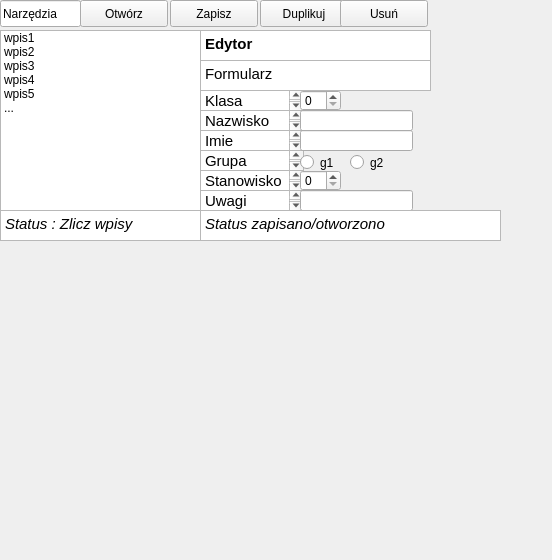
<?xml version="1.0" encoding="UTF-8"?>
<ui version="4.0">
 <class>EdytorListy</class>
 <widget class="QWidget" name="EdytorListy">
  <property name="geometry">
   <rect>
    <x>0</x>
    <y>0</y>
    <width>552</width>
    <height>560</height>
   </rect>
  </property>
  <property name="windowTitle">
   <string>Form</string>
  </property>
  <widget class="QLineEdit" name="lineEdit">
   <property name="geometry">
    <rect>
     <x>0</x>
     <y>0</y>
     <width>81</width>
     <height>27</height>
    </rect>
   </property>
   <property name="text">
    <string>Narzędzia</string>
   </property>
  </widget>
  <widget class="QPushButton" name="pushButton">
   <property name="geometry">
    <rect>
     <x>80</x>
     <y>0</y>
     <width>88</width>
     <height>27</height>
    </rect>
   </property>
   <property name="text">
    <string>Otwórz</string>
   </property>
  </widget>
  <widget class="QPushButton" name="pushButton_2">
   <property name="geometry">
    <rect>
     <x>170</x>
     <y>0</y>
     <width>88</width>
     <height>27</height>
    </rect>
   </property>
   <property name="text">
    <string>Zapisz</string>
   </property>
  </widget>
  <widget class="QPushButton" name="pushButton_3">
   <property name="geometry">
    <rect>
     <x>260</x>
     <y>0</y>
     <width>88</width>
     <height>27</height>
    </rect>
   </property>
   <property name="text">
    <string>Duplikuj</string>
   </property>
  </widget>
  <widget class="QPushButton" name="pushButton_4">
   <property name="geometry">
    <rect>
     <x>340</x>
     <y>0</y>
     <width>88</width>
     <height>27</height>
    </rect>
   </property>
   <property name="text">
    <string>Usuń</string>
   </property>
  </widget>
  <widget class="QListWidget" name="listWidget">
   <property name="geometry">
    <rect>
     <x>0</x>
     <y>30</y>
     <width>201</width>
     <height>181</height>
    </rect>
   </property>
   <item>
    <property name="text">
     <string>wpis1</string>
    </property>
   </item>
   <item>
    <property name="text">
     <string>wpis2</string>
    </property>
   </item>
   <item>
    <property name="text">
     <string>wpis3</string>
    </property>
   </item>
   <item>
    <property name="text">
     <string>wpis4</string>
    </property>
   </item>
   <item>
    <property name="text">
     <string>wpis5</string>
    </property>
   </item>
   <item>
    <property name="text">
     <string>...</string>
    </property>
   </item>
  </widget>
  <widget class="QTextEdit" name="textEdit">
   <property name="geometry">
    <rect>
     <x>200</x>
     <y>30</y>
     <width>231</width>
     <height>31</height>
    </rect>
   </property>
   <property name="html">
    <string>&lt;!DOCTYPE HTML PUBLIC &quot;-//W3C//DTD HTML 4.0//EN&quot; &quot;http://www.w3.org/TR/REC-html40/strict.dtd&quot;&gt;
&lt;html&gt;&lt;head&gt;&lt;meta name=&quot;qrichtext&quot; content=&quot;1&quot; /&gt;&lt;style type=&quot;text/css&quot;&gt;
p, li { white-space: pre-wrap; }
&lt;/style&gt;&lt;/head&gt;&lt;body style=&quot; font-family:'Ubuntu Sans'; font-size:11pt; font-weight:400; font-style:normal;&quot;&gt;
&lt;p style=&quot; margin-top:0px; margin-bottom:0px; margin-left:0px; margin-right:0px; -qt-block-indent:0; text-indent:0px;&quot;&gt;&lt;span style=&quot; font-weight:600;&quot;&gt;Edytor&lt;/span&gt;&lt;/p&gt;&lt;/body&gt;&lt;/html&gt;</string>
   </property>
  </widget>
  <widget class="QTextEdit" name="textEdit_2">
   <property name="geometry">
    <rect>
     <x>200</x>
     <y>60</y>
     <width>231</width>
     <height>31</height>
    </rect>
   </property>
   <property name="html">
    <string>&lt;!DOCTYPE HTML PUBLIC &quot;-//W3C//DTD HTML 4.0//EN&quot; &quot;http://www.w3.org/TR/REC-html40/strict.dtd&quot;&gt;
&lt;html&gt;&lt;head&gt;&lt;meta name=&quot;qrichtext&quot; content=&quot;1&quot; /&gt;&lt;style type=&quot;text/css&quot;&gt;
p, li { white-space: pre-wrap; }
&lt;/style&gt;&lt;/head&gt;&lt;body style=&quot; font-family:'Ubuntu Sans'; font-size:11pt; font-weight:400; font-style:normal;&quot;&gt;
&lt;p style=&quot; margin-top:0px; margin-bottom:0px; margin-left:0px; margin-right:0px; -qt-block-indent:0; text-indent:0px;&quot;&gt;Formularz&lt;/p&gt;&lt;/body&gt;&lt;/html&gt;</string>
   </property>
  </widget>
  <widget class="QTextEdit" name="textEdit_3">
   <property name="geometry">
    <rect>
     <x>200</x>
     <y>90</y>
     <width>104</width>
     <height>21</height>
    </rect>
   </property>
   <property name="html">
    <string>&lt;!DOCTYPE HTML PUBLIC &quot;-//W3C//DTD HTML 4.0//EN&quot; &quot;http://www.w3.org/TR/REC-html40/strict.dtd&quot;&gt;
&lt;html&gt;&lt;head&gt;&lt;meta name=&quot;qrichtext&quot; content=&quot;1&quot; /&gt;&lt;style type=&quot;text/css&quot;&gt;
p, li { white-space: pre-wrap; }
&lt;/style&gt;&lt;/head&gt;&lt;body style=&quot; font-family:'Ubuntu Sans'; font-size:11pt; font-weight:400; font-style:normal;&quot;&gt;
&lt;p style=&quot; margin-top:0px; margin-bottom:0px; margin-left:0px; margin-right:0px; -qt-block-indent:0; text-indent:0px;&quot;&gt;Klasa&lt;/p&gt;&lt;/body&gt;&lt;/html&gt;</string>
   </property>
  </widget>
  <widget class="QTextEdit" name="textEdit_4">
   <property name="geometry">
    <rect>
     <x>200</x>
     <y>110</y>
     <width>104</width>
     <height>21</height>
    </rect>
   </property>
   <property name="html">
    <string>&lt;!DOCTYPE HTML PUBLIC &quot;-//W3C//DTD HTML 4.0//EN&quot; &quot;http://www.w3.org/TR/REC-html40/strict.dtd&quot;&gt;
&lt;html&gt;&lt;head&gt;&lt;meta name=&quot;qrichtext&quot; content=&quot;1&quot; /&gt;&lt;style type=&quot;text/css&quot;&gt;
p, li { white-space: pre-wrap; }
&lt;/style&gt;&lt;/head&gt;&lt;body style=&quot; font-family:'Ubuntu Sans'; font-size:11pt; font-weight:400; font-style:normal;&quot;&gt;
&lt;p style=&quot; margin-top:0px; margin-bottom:0px; margin-left:0px; margin-right:0px; -qt-block-indent:0; text-indent:0px;&quot;&gt;Nazwisko&lt;/p&gt;
&lt;p style=&quot;-qt-paragraph-type:empty; margin-top:0px; margin-bottom:0px; margin-left:0px; margin-right:0px; -qt-block-indent:0; text-indent:0px;&quot;&gt;&lt;br /&gt;&lt;/p&gt;&lt;/body&gt;&lt;/html&gt;</string>
   </property>
  </widget>
  <widget class="QTextEdit" name="textEdit_5">
   <property name="geometry">
    <rect>
     <x>200</x>
     <y>150</y>
     <width>104</width>
     <height>21</height>
    </rect>
   </property>
   <property name="html">
    <string>&lt;!DOCTYPE HTML PUBLIC &quot;-//W3C//DTD HTML 4.0//EN&quot; &quot;http://www.w3.org/TR/REC-html40/strict.dtd&quot;&gt;
&lt;html&gt;&lt;head&gt;&lt;meta name=&quot;qrichtext&quot; content=&quot;1&quot; /&gt;&lt;style type=&quot;text/css&quot;&gt;
p, li { white-space: pre-wrap; }
&lt;/style&gt;&lt;/head&gt;&lt;body style=&quot; font-family:'Ubuntu Sans'; font-size:11pt; font-weight:400; font-style:normal;&quot;&gt;
&lt;p style=&quot; margin-top:0px; margin-bottom:0px; margin-left:0px; margin-right:0px; -qt-block-indent:0; text-indent:0px;&quot;&gt;Grupa&lt;/p&gt;&lt;/body&gt;&lt;/html&gt;</string>
   </property>
  </widget>
  <widget class="QTextEdit" name="textEdit_6">
   <property name="geometry">
    <rect>
     <x>200</x>
     <y>130</y>
     <width>104</width>
     <height>21</height>
    </rect>
   </property>
   <property name="html">
    <string>&lt;!DOCTYPE HTML PUBLIC &quot;-//W3C//DTD HTML 4.0//EN&quot; &quot;http://www.w3.org/TR/REC-html40/strict.dtd&quot;&gt;
&lt;html&gt;&lt;head&gt;&lt;meta name=&quot;qrichtext&quot; content=&quot;1&quot; /&gt;&lt;style type=&quot;text/css&quot;&gt;
p, li { white-space: pre-wrap; }
&lt;/style&gt;&lt;/head&gt;&lt;body style=&quot; font-family:'Ubuntu Sans'; font-size:11pt; font-weight:400; font-style:normal;&quot;&gt;
&lt;p style=&quot; margin-top:0px; margin-bottom:0px; margin-left:0px; margin-right:0px; -qt-block-indent:0; text-indent:0px;&quot;&gt;Imie&lt;/p&gt;&lt;/body&gt;&lt;/html&gt;</string>
   </property>
  </widget>
  <widget class="QTextEdit" name="textEdit_7">
   <property name="geometry">
    <rect>
     <x>200</x>
     <y>170</y>
     <width>104</width>
     <height>21</height>
    </rect>
   </property>
   <property name="html">
    <string>&lt;!DOCTYPE HTML PUBLIC &quot;-//W3C//DTD HTML 4.0//EN&quot; &quot;http://www.w3.org/TR/REC-html40/strict.dtd&quot;&gt;
&lt;html&gt;&lt;head&gt;&lt;meta name=&quot;qrichtext&quot; content=&quot;1&quot; /&gt;&lt;style type=&quot;text/css&quot;&gt;
p, li { white-space: pre-wrap; }
&lt;/style&gt;&lt;/head&gt;&lt;body style=&quot; font-family:'Ubuntu Sans'; font-size:11pt; font-weight:400; font-style:normal;&quot;&gt;
&lt;p style=&quot; margin-top:0px; margin-bottom:0px; margin-left:0px; margin-right:0px; -qt-block-indent:0; text-indent:0px;&quot;&gt;Stanowisko&lt;/p&gt;&lt;/body&gt;&lt;/html&gt;</string>
   </property>
  </widget>
  <widget class="QTextEdit" name="textEdit_8">
   <property name="geometry">
    <rect>
     <x>200</x>
     <y>190</y>
     <width>104</width>
     <height>21</height>
    </rect>
   </property>
   <property name="html">
    <string>&lt;!DOCTYPE HTML PUBLIC &quot;-//W3C//DTD HTML 4.0//EN&quot; &quot;http://www.w3.org/TR/REC-html40/strict.dtd&quot;&gt;
&lt;html&gt;&lt;head&gt;&lt;meta name=&quot;qrichtext&quot; content=&quot;1&quot; /&gt;&lt;style type=&quot;text/css&quot;&gt;
p, li { white-space: pre-wrap; }
&lt;/style&gt;&lt;/head&gt;&lt;body style=&quot; font-family:'Ubuntu Sans'; font-size:11pt; font-weight:400; font-style:normal;&quot;&gt;
&lt;p style=&quot; margin-top:0px; margin-bottom:0px; margin-left:0px; margin-right:0px; -qt-block-indent:0; text-indent:0px;&quot;&gt;Uwagi&lt;/p&gt;&lt;/body&gt;&lt;/html&gt;</string>
   </property>
  </widget>
  <widget class="QSpinBox" name="spinBox">
   <property name="geometry">
    <rect>
     <x>300</x>
     <y>90</y>
     <width>41</width>
     <height>21</height>
    </rect>
   </property>
  </widget>
  <widget class="QLineEdit" name="lineEdit_2">
   <property name="geometry">
    <rect>
     <x>300</x>
     <y>110</y>
     <width>113</width>
     <height>21</height>
    </rect>
   </property>
  </widget>
  <widget class="QLineEdit" name="lineEdit_3">
   <property name="geometry">
    <rect>
     <x>300</x>
     <y>130</y>
     <width>113</width>
     <height>21</height>
    </rect>
   </property>
  </widget>
  <widget class="QRadioButton" name="radioButton">
   <property name="geometry">
    <rect>
     <x>300</x>
     <y>150</y>
     <width>111</width>
     <height>25</height>
    </rect>
   </property>
   <property name="text">
    <string>g1</string>
   </property>
  </widget>
  <widget class="QRadioButton" name="radioButton_2">
   <property name="geometry">
    <rect>
     <x>350</x>
     <y>150</y>
     <width>111</width>
     <height>25</height>
    </rect>
   </property>
   <property name="text">
    <string>g2</string>
   </property>
  </widget>
  <widget class="QSpinBox" name="spinBox_2">
   <property name="geometry">
    <rect>
     <x>300</x>
     <y>170</y>
     <width>41</width>
     <height>21</height>
    </rect>
   </property>
  </widget>
  <widget class="QLineEdit" name="lineEdit_4">
   <property name="geometry">
    <rect>
     <x>300</x>
     <y>190</y>
     <width>113</width>
     <height>21</height>
    </rect>
   </property>
  </widget>
  <widget class="QTextEdit" name="textEdit_9">
   <property name="geometry">
    <rect>
     <x>0</x>
     <y>210</y>
     <width>201</width>
     <height>31</height>
    </rect>
   </property>
   <property name="html">
    <string>&lt;!DOCTYPE HTML PUBLIC &quot;-//W3C//DTD HTML 4.0//EN&quot; &quot;http://www.w3.org/TR/REC-html40/strict.dtd&quot;&gt;
&lt;html&gt;&lt;head&gt;&lt;meta name=&quot;qrichtext&quot; content=&quot;1&quot; /&gt;&lt;style type=&quot;text/css&quot;&gt;
p, li { white-space: pre-wrap; }
&lt;/style&gt;&lt;/head&gt;&lt;body style=&quot; font-family:'Ubuntu Sans'; font-size:11pt; font-weight:400; font-style:normal;&quot;&gt;
&lt;p style=&quot; margin-top:0px; margin-bottom:0px; margin-left:0px; margin-right:0px; -qt-block-indent:0; text-indent:0px;&quot;&gt;&lt;span style=&quot; font-style:italic;&quot;&gt;Status : Zlicz wpisy&lt;/span&gt;&lt;/p&gt;&lt;/body&gt;&lt;/html&gt;</string>
   </property>
  </widget>
  <widget class="QTextEdit" name="textEdit_10">
   <property name="geometry">
    <rect>
     <x>200</x>
     <y>210</y>
     <width>301</width>
     <height>31</height>
    </rect>
   </property>
   <property name="html">
    <string>&lt;!DOCTYPE HTML PUBLIC &quot;-//W3C//DTD HTML 4.0//EN&quot; &quot;http://www.w3.org/TR/REC-html40/strict.dtd&quot;&gt;
&lt;html&gt;&lt;head&gt;&lt;meta name=&quot;qrichtext&quot; content=&quot;1&quot; /&gt;&lt;style type=&quot;text/css&quot;&gt;
p, li { white-space: pre-wrap; }
&lt;/style&gt;&lt;/head&gt;&lt;body style=&quot; font-family:'Ubuntu Sans'; font-size:11pt; font-weight:400; font-style:normal;&quot;&gt;
&lt;p style=&quot; margin-top:0px; margin-bottom:0px; margin-left:0px; margin-right:0px; -qt-block-indent:0; text-indent:0px;&quot;&gt;&lt;span style=&quot; font-style:italic;&quot;&gt;Status zapisano/otworzono&lt;/span&gt;&lt;/p&gt;&lt;/body&gt;&lt;/html&gt;</string>
   </property>
  </widget>
  <widget class="QWidget" name="verticalLayoutWidget">
   <property name="geometry">
    <rect>
     <x>0</x>
     <y>0</y>
     <width>501</width>
     <height>31</height>
    </rect>
   </property>
   <layout class="QVBoxLayout" name="verticalLayout"/>
  </widget>
  <widget class="QWidget" name="horizontalLayoutWidget">
   <property name="geometry">
    <rect>
     <x>0</x>
     <y>30</y>
     <width>501</width>
     <height>181</height>
    </rect>
   </property>
   <layout class="QHBoxLayout" name="horizontalLayout"/>
  </widget>
  <widget class="QWidget" name="verticalLayoutWidget_2">
   <property name="geometry">
    <rect>
     <x>0</x>
     <y>210</y>
     <width>501</width>
     <height>31</height>
    </rect>
   </property>
   <layout class="QVBoxLayout" name="verticalLayout_2"/>
  </widget>
 </widget>
 <resources/>
 <connections/>
</ui>
